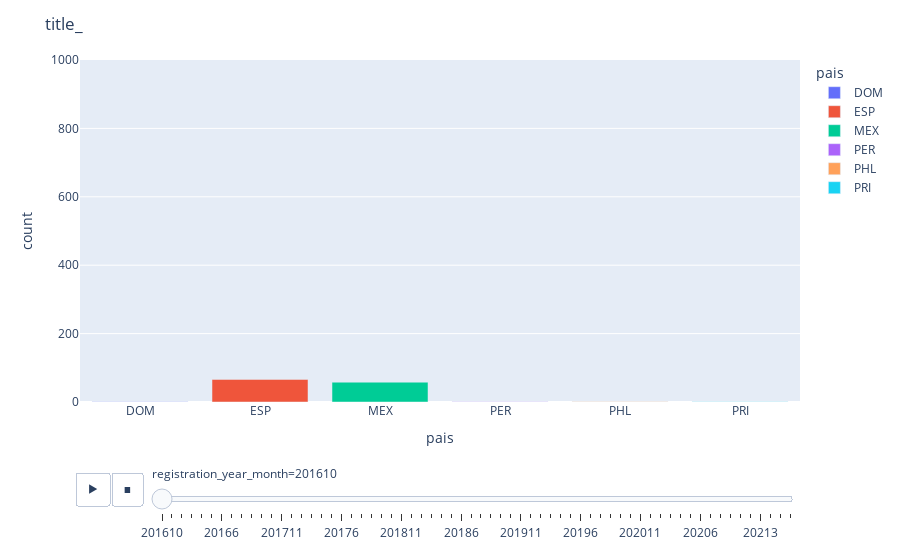

Notebook code cell kept with this figure:
### Code cell
#
fig = px.bar(df_tmp_1, x="pais", y="count", color="pais",
  animation_frame="registration_year_month", animation_group="pais", range_y=[0,1000])

fig.update_layout(title_text="title_",
                             #width=500, 
                             #height=500
                         )
fig.show()

### Figure 1 — Plotly figure (JSON) as saved in the notebook; plotly's stock layout.template omitted (floating-point values rounded to 4 significant figures)
{"data": [{"alignmentgroup": "True", "hovertemplate": "pais=%{x}<br>registration_year_month=201610<br>count=%{y}<extra></extra>", "ids": ["DOM"], "legendgroup": "DOM", "marker": {"color": "#636efa", "pattern": {"shape": ""}}, "name": "DOM", "offsetgroup": "DOM", "orientation": "v", "showlegend": true, "textposition": "auto", "type": "bar", "x": ["DOM"], "xaxis": "x", "y": [1], "yaxis": "y"}, {"alignmentgroup": "True", "hovertemplate": "pais=%{x}<br>registration_year_month=201610<br>count=%{y}<extra></extra>", "ids": ["ESP"], "legendgroup": "ESP", "marker": {"color": "#EF553B", "pattern": {"shape": ""}}, "name": "ESP", "offsetgroup": "ESP", "orientation": "v", "showlegend": true, "textposition": "auto", "type": "bar", "x": ["ESP"], "xaxis": "x", "y": [66], "yaxis": "y"}, {"alignmentgroup": "True", "hovertemplate": "pais=%{x}<br>registration_year_month=201610<br>count=%{y}<extra></extra>", "ids": ["MEX"], "legendgroup": "MEX", "marker": {"color": "#00cc96", "pattern": {"shape": ""}}, "name": "MEX", "offsetgroup": "MEX", "orientation": "v", "showlegend": true, "textposition": "auto", "type": "bar", "x": ["MEX"], "xaxis": "x", "y": [58], "yaxis": "y"}, {"alignmentgroup": "True", "hovertemplate": "pais=%{x}<br>registration_year_month=201610<br>count=%{y}<extra></extra>", "ids": ["PER"], "legendgroup": "PER", "marker": {"color": "#ab63fa", "pattern": {"shape": ""}}, "name": "PER", "offsetgroup": "PER", "orientation": "v", "showlegend": true, "textposition": "auto", "type": "bar", "x": ["PER"], "xaxis": "x", "y": [1], "yaxis": "y"}, {"alignmentgroup": "True", "hovertemplate": "pais=%{x}<br>registration_year_month=201610<br>count=%{y}<extra></extra>", "ids": ["PHL"], "legendgroup": "PHL", "marker": {"color": "#FFA15A", "pattern": {"shape": ""}}, "name": "PHL", "offsetgroup": "PHL", "orientation": "v", "showlegend": true, "textposition": "auto", "type": "bar", "x": ["PHL"], "xaxis": "x", "y": [1], "yaxis": "y"}, {"alignmentgroup": "True", "hovertemplate": "pais=%{x}<br>registration_year_month=201610<br>count=%{y}<extra></extra>", "ids": ["PRI"], "legendgroup": "PRI", "marker": {"color": "#19d3f3", "pattern": {"shape": ""}}, "name": "PRI", "offsetgroup": "PRI", "orientation": "v", "showlegend": true, "textposition": "auto", "type": "bar", "x": ["PRI"], "xaxis": "x", "y": [1], "yaxis": "y"}], "layout": {"barmode": "relative", "legend": {"title": {"text": "pais"}, "tracegroupgap": 0}, "margin": {"t": 60}, "sliders": [{"active": 0, "currentvalue": {"prefix": "registration_year_month="}, "len": 0.9, "pad": {"b": 10, "t": 60}, "steps": [{"args": [["201610"], {"frame": {"duration": 0, "redraw": true}, "fromcurrent": true, "mode": "immediate", "transition": {"duration": 0, "easing": "linear"}}], "label": "201610", "method": "animate"}, {"args": [["201611"], {"frame": {"duration": 0, "redraw": true}, "fromcurrent": true, "mode": "immediate", "transition": {"duration": 0, "easing": "linear"}}], "label": "201611", "method": "animate"}, {"args": [["201612"], {"frame": {"duration": 0, "redraw": true}, "fromcurrent": true, "mode": "immediate", "transition": {"duration": 0, "easing": "linear"}}], "label": "201612", "method": "animate"}, {"args": [["20163"], {"frame": {"duration": 0, "redraw": true}, "fromcurrent": true, "mode": "immediate", "transition": {"duration": 0, "easing": "linear"}}], "label": "20163", "method": "animate"}, {"args": [["20164"], {"frame": {"duration": 0, "redraw": true}, "fromcurrent": true, "mode": "immediate", "transition": {"duration": 0, "easing": "linear"}}], "label": "20164", "method": "animate"}, {"args": [["20165"], {"frame": {"duration": 0, "redraw": true}, "fromcurrent": true, "mode": "immediate", "transition": {"duration": 0, "easing": "linear"}}], "label": "20165", "method": "animate"}, {"args": [["20166"], {"frame": {"duration": 0, "redraw": true}, "fromcurrent": true, "mode": "immediate", "transition": {"duration": 0, "easing": "linear"}}], "label": "20166", "method": "animate"}, {"args": [["20167"], {"frame": {"duration": 0, "redraw": true}, "fromcurrent": true, "mode": "immediate", "transition": {"duration": 0, "easing": "linear"}}], "label": "20167", "method": "animate"}, {"args": [["20168"], {"frame": {"duration": 0, "redraw": true}, "fromcurrent": true, "mode": "immediate", "transition": {"duration": 0, "easing": "linear"}}], "label": "20168", "method": "animate"}, {"args": [["20169"], {"frame": {"duration": 0, "redraw": true}, "fromcurrent": true, "mode": "immediate", "transition": {"duration": 0, "easing": "linear"}}], "label": "20169", "method": "animate"}, {"args": [["20171"], {"frame": {"duration": 0, "redraw": true}, "fromcurrent": true, "mode": "immediate", "transition": {"duration": 0, "easing": "linear"}}], "label": "20171", "method": "animate"}, {"args": [["201710"], {"frame": {"duration": 0, "redraw": true}, "fromcurrent": true, "mode": "immediate", "transition": {"duration": 0, "easing": "linear"}}], "label": "201710", "method": "animate"}, {"args": [["201711"], {"frame": {"duration": 0, "redraw": true}, "fromcurrent": true, "mode": "immediate", "transition": {"duration": 0, "easing": "linear"}}], "label": "201711", "method": "animate"}, {"args": [["201712"], {"frame": {"duration": 0, "redraw": true}, "fromcurrent": true, "mode": "immediate", "transition": {"duration": 0, "easing": "linear"}}], "label": "201712", "method": "animate"}, {"args": [["20172"], {"frame": {"duration": 0, "redraw": true}, "fromcurrent": true, "mode": "immediate", "transition": {"duration": 0, "easing": "linear"}}], "label": "20172", "method": "animate"}, {"args": [["20173"], {"frame": {"duration": 0, "redraw": true}, "fromcurrent": true, "mode": "immediate", "transition": {"duration": 0, "easing": "linear"}}], "label": "20173", "method": "animate"}, {"args": [["20174"], {"frame": {"duration": 0, "redraw": true}, "fromcurrent": true, "mode": "immediate", "transition": {"duration": 0, "easing": "linear"}}], "label": "20174", "method": "animate"}, {"args": [["20175"], {"frame": {"duration": 0, "redraw": true}, "fromcurrent": true, "mode": "immediate", "transition": {"duration": 0, "easing": "linear"}}], "label": "20175", "method": "animate"}, {"args": [["20176"], {"frame": {"duration": 0, "redraw": true}, "fromcurrent": true, "mode": "immediate", "transition": {"duration": 0, "easing": "linear"}}], "label": "20176", "method": "animate"}, {"args": [["20177"], {"frame": {"duration": 0, "redraw": true}, "fromcurrent": true, "mode": "immediate", "transition": {"duration": 0, "easing": "linear"}}], "label": "20177", "method": "animate"}, {"args": [["20178"], {"frame": {"duration": 0, "redraw": true}, "fromcurrent": true, "mode": "immediate", "transition": {"duration": 0, "easing": "linear"}}], "label": "20178", "method": "animate"}, {"args": [["20179"], {"frame": {"duration": 0, "redraw": true}, "fromcurrent": true, "mode": "immediate", "transition": {"duration": 0, "easing": "linear"}}], "label": "20179", "method": "animate"}, {"args": [["20181"], {"frame": {"duration": 0, "redraw": true}, "fromcurrent": true, "mode": "immediate", "transition": {"duration": 0, "easing": "linear"}}], "label": "20181", "method": "animate"}, {"args": [["201810"], {"frame": {"duration": 0, "redraw": true}, "fromcurrent": true, "mode": "immediate", "transition": {"duration": 0, "easing": "linear"}}], "label": "201810", "method": "animate"}, {"args": [["201811"], {"frame": {"duration": 0, "redraw": true}, "fromcurrent": true, "mode": "immediate", "transition": {"duration": 0, "easing": "linear"}}], "label": "201811", "method": "animate"}, {"args": [["201812"], {"frame": {"duration": 0, "redraw": true}, "fromcurrent": true, "mode": "immediate", "transition": {"duration": 0, "easing": "linear"}}], "label": "201812", "method": "animate"}, {"args": [["20182"], {"frame": {"duration": 0, "redraw": true}, "fromcurrent": true, "mode": "immediate", "transition": {"duration": 0, "easing": "linear"}}], "label": "20182", "method": "animate"}, {"args": [["20183"], {"frame": {"duration": 0, "redraw": true}, "fromcurrent": true, "mode": "immediate", "transition": {"duration": 0, "easing": "linear"}}], "label": "20183", "method": "animate"}, {"args": [["20184"], {"frame": {"duration": 0, "redraw": true}, "fromcurrent": true, "mode": "immediate", "transition": {"duration": 0, "easing": "linear"}}], "label": "20184", "method": "animate"}, {"args": [["20185"], {"frame": {"duration": 0, "redraw": true}, "fromcurrent": true, "mode": "immediate", "transition": {"duration": 0, "easing": "linear"}}], "label": "20185", "method": "animate"}, {"args": [["20186"], {"frame": {"duration": 0, "redraw": true}, "fromcurrent": true, "mode": "immediate", "transition": {"duration": 0, "easing": "linear"}}], "label": "20186", "method": "animate"}, {"args": [["20187"], {"frame": {"duration": 0, "redraw": true}, "fromcurrent": true, "mode": "immediate", "transition": {"duration": 0, "easing": "linear"}}], "label": "20187", "method": "animate"}, {"args": [["20188"], {"frame": {"duration": 0, "redraw": true}, "fromcurrent": true, "mode": "immediate", "transition": {"duration": 0, "easing": "linear"}}], "label": "20188", "method": "animate"}, {"args": [["20189"], {"frame": {"duration": 0, "redraw": true}, "fromcurrent": true, "mode": "immediate", "transition": {"duration": 0, "easing": "linear"}}], "label": "20189", "method": "animate"}, {"args": [["20191"], {"frame": {"duration": 0, "redraw": true}, "fromcurrent": true, "mode": "immediate", "transition": {"duration": 0, "easing": "linear"}}], "label": "20191", "method": "animate"}, {"args": [["201910"], {"frame": {"duration": 0, "redraw": true}, "fromcurrent": true, "mode": "immediate", "transition": {"duration": 0, "easing": "linear"}}], "label": "201910", "method": "animate"}, {"args": [["201911"], {"frame": {"duration": 0, "redraw": true}, "fromcurrent": true, "mode": "immediate", "transition": {"duration": 0, "easing": "linear"}}], "label": "201911", "method": "animate"}, {"args": [["201912"], {"frame": {"duration": 0, "redraw": true}, "fromcurrent": true, "mode": "immediate", "transition": {"duration": 0, "easing": "linear"}}], "label": "201912", "method": "animate"}, {"args": [["20192"], {"frame": {"duration": 0, "redraw": true}, "fromcurrent": true, "mode": "immediate", "transition": {"duration": 0, "easing": "linear"}}], "label": "20192", "method": "animate"}, {"args": [["20193"], {"frame": {"duration": 0, "redraw": true}, "fromcurrent": true, "mode": "immediate", "transition": {"duration": 0, "easing": "linear"}}], "label": "20193", "method": "animate"}, {"args": [["20194"], {"frame": {"duration": 0, "redraw": true}, "fromcurrent": true, "mode": "immediate", "transition": {"duration": 0, "easing": "linear"}}], "label": "20194", "method": "animate"}, {"args": [["20195"], {"frame": {"duration": 0, "redraw": true}, "fromcurrent": true, "mode": "immediate", "transition": {"duration": 0, "easing": "linear"}}], "label": "20195", "method": "animate"}, {"args": [["20196"], {"frame": {"duration": 0, "redraw": true}, "fromcurrent": true, "mode": "immediate", "transition": {"duration": 0, "easing": "linear"}}], "label": "20196", "method": "animate"}, {"args": [["20197"], {"frame": {"duration": 0, "redraw": true}, "fromcurrent": true, "mode": "immediate", "transition": {"duration": 0, "easing": "linear"}}], "label": "20197", "method": "animate"}, {"args": [["20198"], {"frame": {"duration": 0, "redraw": true}, "fromcurrent": true, "mode": "immediate", "transition": {"duration": 0, "easing": "linear"}}], "label": "20198", "method": "animate"}, {"args": [["20199"], {"frame": {"duration": 0, "redraw": true}, "fromcurrent": true, "mode": "immediate", "transition": {"duration": 0, "easing": "linear"}}], "label": "20199", "method": "animate"}, {"args": [["20201"], {"frame": {"duration": 0, "redraw": true}, "fromcurrent": true, "mode": "immediate", "transition": {"duration": 0, "easing": "linear"}}], "label": "20201", "method": "animate"}, {"args": [["202010"], {"frame": {"duration": 0, "redraw": true}, "fromcurrent": true, "mode": "immediate", "transition": {"duration": 0, "easing": "linear"}}], "label": "202010", "method": "animate"}, {"args": [["202011"], {"frame": {"duration": 0, "redraw": true}, "fromcurrent": true, "mode": "immediate", "transition": {"duration": 0, "easing": "linear"}}], "label": "202011", "method": "animate"}, {"args": [["202012"], {"frame": {"duration": 0, "redraw": true}, "fromcurrent": true, "mode": "immediate", "transition": {"duration": 0, "easing": "linear"}}], "label": "202012", "method": "animate"}, {"args": [["20202"], {"frame": {"duration": 0, "redraw": true}, "fromcurrent": true, "mode": "immediate", "transition": {"duration": 0, "easing": "linear"}}], "label": "20202", "method": "animate"}, {"args": [["20203"], {"frame": {"duration": 0, "redraw": true}, "fromcurrent": true, "mode": "immediate", "transition": {"duration": 0, "easing": "linear"}}], "label": "20203", "method": "animate"}, {"args": [["20204"], {"frame": {"duration": 0, "redraw": true}, "fromcurrent": true, "mode": "immediate", "transition": {"duration": 0, "easing": "linear"}}], "label": "20204", "method": "animate"}, {"args": [["20205"], {"frame": {"duration": 0, "redraw": true}, "fromcurrent": true, "mode": "immediate", "transition": {"duration": 0, "easing": "linear"}}], "label": "20205", "method": "animate"}, {"args": [["20206"], {"frame": {"duration": 0, "redraw": true}, "fromcurrent": true, "mode": "immediate", "transition": {"duration": 0, "easing": "linear"}}], "label": "20206", "method": "animate"}, {"args": [["20207"], {"frame": {"duration": 0, "redraw": true}, "fromcurrent": true, "mode": "immediate", "transition": {"duration": 0, "easing": "linear"}}], "label": "20207", "method": "animate"}, {"args": [["20208"], {"frame": {"duration": 0, "redraw": true}, "fromcurrent": true, "mode": "immediate", "transition": {"duration": 0, "easing": "linear"}}], "label": "20208", "method": "animate"}, {"args": [["20209"], {"frame": {"duration": 0, "redraw": true}, "fromcurrent": true, "mode": "immediate", "transition": {"duration": 0, "easing": "linear"}}], "label": "20209", "method": "animate"}, {"args": [["20211"], {"frame": {"duration": 0, "redraw": true}, "fromcurrent": true, "mode": "immediate", "transition": {"duration": 0, "easing": "linear"}}], "label": "20211", "method": "animate"}, {"args": [["20212"], {"frame": {"duration": 0, "redraw": true}, "fromcurrent": true, "mode": "immediate", "transition": {"duration": 0, "easing": "linear"}}], "label": "20212", "method": "animate"}, {"args": [["20213"], {"frame": {"duration": 0, "redraw": true}, "fromcurrent": true, "mode": "immediate", "transition": {"duration": 0, "easing": "linear"}}], "label": "20213", "method": "animate"}, {"args": [["20214"], {"frame": {"duration": 0, "redraw": true}, "fromcurrent": true, "mode": "immediate", "transition": {"duration": 0, "easing": "linear"}}], "label": "20214", "method": "animate"}, {"args": [["20215"], {"frame": {"duration": 0, "redraw": true}, "fromcurrent": true, "mode": "immediate", "transition": {"duration": 0, "easing": "linear"}}], "label": "20215", "method": "animate"}, {"args": [["20216"], {"frame": {"duration": 0, "redraw": true}, "fromcurrent": true, "mode": "immediate", "transition": {"duration": 0, "easing": "linear"}}], "label": "20216", "method": "animate"}], "x": 0.1, "xanchor": "left", "y": 0, "yanchor": "top"}], "title": {"text": "title_"}, "updatemenus": [{"buttons": [{"args": [null, {"frame": {"duration": 500, "redraw": true}, "fromcurrent": true, "mode": "immediate", "transition": {"duration": 500, "easing": "linear"}}], "label": "&#9654;", "method": "animate"}, {"args": [[null], {"frame": {"duration": 0, "redraw": true}, "fromcurrent": true, "mode": "immediate", "transition": {"duration": 0, "easing": "linear"}}], "label": "&#9724;", "method": "animate"}], "direction": "left", "pad": {"r": 10, "t": 70}, "showactive": false, "type": "buttons", "x": 0.1, "xanchor": "right", "y": 0, "yanchor": "top"}], "xaxis": {"anchor": "y", "categoryarray": ["DOM", "ESP", "MEX", "PER", "PHL", "PRI", "CHL", "COL", "GTM", "ARG", "URY", "VEN", "AND", "BRA", "FIN", "GBR", "CHN", "ECU", "USA", "CRI", "CZE", "PAN", "IRL", "ITA", "KGZ", "PRY", "AGO", "HND", "ROU", "SLV", "BOL", "MAR", "NIC", "DEU", "PRT", "NOR", "BGR", "RUS", "MYS", "TUR", "AFG", "THA", "FRA", "IND", "NZL", "AUS", "PAK", "VNM", "MMR", "ATA", "GRC", "BEL", "BHR", "FSM", "MNG", "CUB", "ISR", "IDN"], "categoryorder": "array", "domain": [0, 1], "title": {"text": "pais"}}, "yaxis": {"anchor": "x", "domain": [0, 1], "range": [0, 1000], "title": {"text": "count"}}}}
